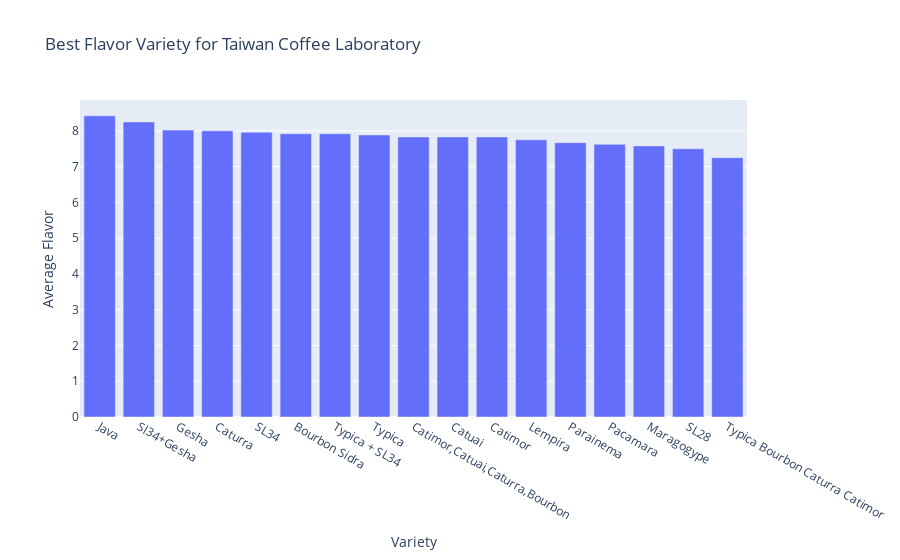
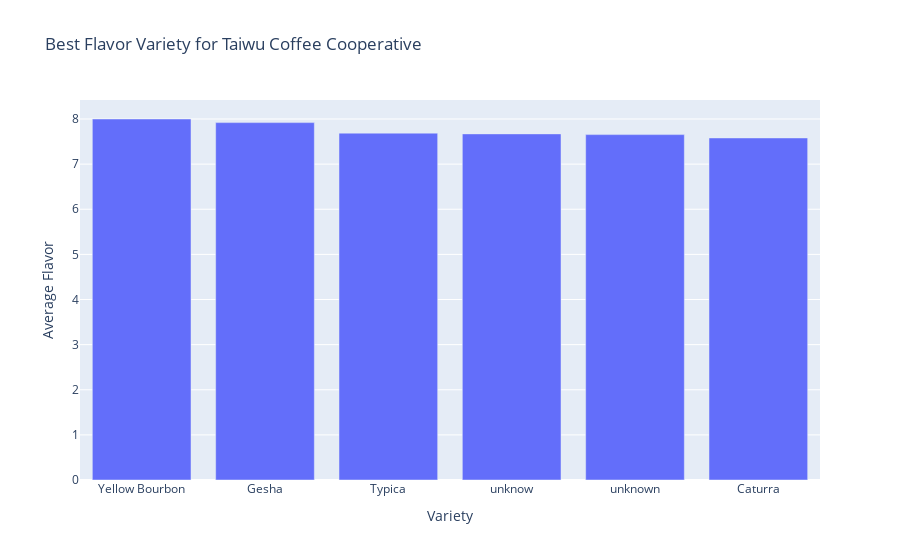
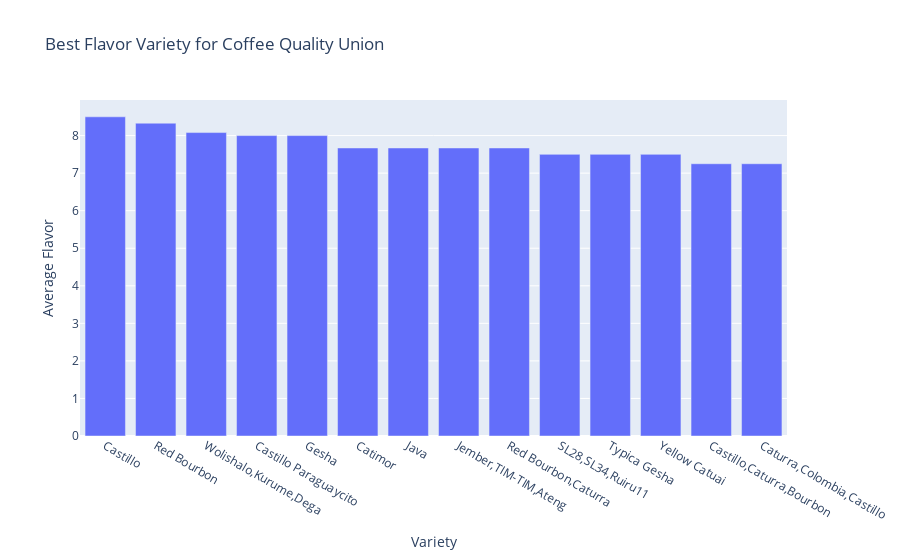

Notebook code for these charts, in order:
### Code cell
company_counts = data['Company'].value_counts().reset_index()
company_counts.columns = ['Company', 'Farm Count']
sorted_companies = company_counts.sort_values('Farm Count', ascending=False)
top_companies = sorted_companies.head(5)
for company in top_companies['Company']:
    company_data = data[data['Company'] == company]
    variety_flavor = company_data.groupby('Variety')['Flavor'].mean().reset_index()
    sorted_varieties = variety_flavor.sort_values('Flavor', ascending=False)
    best_variety = sorted_varieties.iloc[0]['Variety']
    fig = px.bar(sorted_varieties, x='Variety', y='Flavor',
                 title=f'Best Flavor Variety for {company}', labels={'Flavor': 'Average Flavor'})

    fig.show()

### Figure 1 — Plotly figure (JSON) as saved in the notebook; plotly's stock layout.template omitted (floating-point values rounded to 4 significant figures)
{"data": [{"alignmentgroup": "True", "hovertemplate": "Variety=%{x}<br>Average Flavor=%{y}<extra></extra>", "legendgroup": "", "marker": {"color": "#636efa", "pattern": {"shape": ""}}, "name": "", "offsetgroup": "", "orientation": "v", "showlegend": false, "textposition": "auto", "type": "bar", "x": ["Java", "Sl34+Gesha", "Gesha", "Caturra", "SL34", "Bourbon Sidra", "Typica + SL34", "Typica", "Catimor,Catuai,Caturra,Bourbon", "Catuai", "Catimor", "Lempira", "Parainema", "Pacamara", "Maragogype", "SL28", "Typica Bourbon Caturra Catimor"], "xaxis": "x", "y": [8.42, 8.25, 8.022, 8, 7.963, 7.92, 7.92, 7.885, 7.83, 7.83, 7.83, 7.75, 7.67, 7.625, 7.58, 7.5, 7.25], "yaxis": "y"}], "layout": {"barmode": "relative", "legend": {"tracegroupgap": 0}, "title": {"text": "Best Flavor Variety for Taiwan Coffee Laboratory"}, "xaxis": {"anchor": "y", "domain": [0, 1], "title": {"text": "Variety"}}, "yaxis": {"anchor": "x", "domain": [0, 1], "title": {"text": "Average Flavor"}}}}

### Figure 2 — Plotly figure (JSON) as saved in the notebook; plotly's stock layout.template omitted (floating-point values rounded to 4 significant figures)
{"data": [{"alignmentgroup": "True", "hovertemplate": "Variety=%{x}<br>Average Flavor=%{y}<extra></extra>", "legendgroup": "", "marker": {"color": "#636efa", "pattern": {"shape": ""}}, "name": "", "offsetgroup": "", "orientation": "v", "showlegend": false, "textposition": "auto", "type": "bar", "x": ["Yellow Bourbon", "Gesha", "Typica", "unknow", "unknown", "Caturra"], "xaxis": "x", "y": [8, 7.92, 7.687, 7.67, 7.654, 7.58], "yaxis": "y"}], "layout": {"barmode": "relative", "legend": {"tracegroupgap": 0}, "title": {"text": "Best Flavor Variety for Taiwu Coffee Cooperative"}, "xaxis": {"anchor": "y", "domain": [0, 1], "title": {"text": "Variety"}}, "yaxis": {"anchor": "x", "domain": [0, 1], "title": {"text": "Average Flavor"}}}}

### Figure 3 — Plotly figure (JSON) as saved in the notebook; plotly's stock layout.template omitted (floating-point values rounded to 4 significant figures)
{"data": [{"alignmentgroup": "True", "hovertemplate": "Variety=%{x}<br>Average Flavor=%{y}<extra></extra>", "legendgroup": "", "marker": {"color": "#636efa", "pattern": {"shape": ""}}, "name": "", "offsetgroup": "", "orientation": "v", "showlegend": false, "textposition": "auto", "type": "bar", "x": ["Castillo", "Red Bourbon", "Wolishalo,Kurume,Dega", "Castillo Paraguaycito", "Gesha", "Catimor", "Java", "Jember,TIM-TIM,Ateng", "Red Bourbon,Caturra", "SL28,SL34,Ruiru11", "Typica Gesha", "Yellow Catuai", "Castillo,Caturra,Bourbon", "Caturra,Colombia,Castillo"], "xaxis": "x", "y": [8.5, 8.33, 8.08, 8, 8, 7.67, 7.67, 7.67, 7.67, 7.5, 7.5, 7.5, 7.25, 7.25], "yaxis": "y"}], "layout": {"barmode": "relative", "legend": {"tracegroupgap": 0}, "title": {"text": "Best Flavor Variety for Coffee Quality Union"}, "xaxis": {"anchor": "y", "domain": [0, 1], "title": {"text": "Variety"}}, "yaxis": {"anchor": "x", "domain": [0, 1], "title": {"text": "Average Flavor"}}}}
